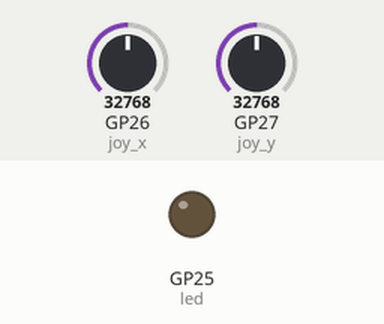
A program run on a simulated Raspberry Pi Pico running MicroPython. Parts: output pins drawn as LEDs (lit = HIGH). Inputs (shaded band) come from the test bench; at power-on: GP26 (joy_x) = 32768, GP27 (joy_y) = 32768 (analog values on the 0–65535 scale). WiFi joins after 1.5 s; outgoing connections fail; what the program prints to the serial console is not drawn.

Above: at 5.1 s.
At 38.1 s:
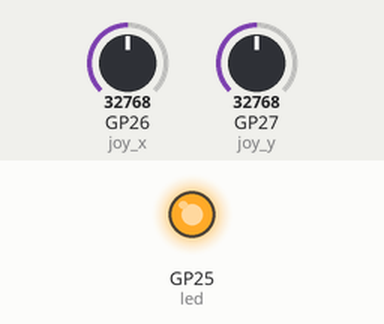
Timing chart, 0 to 39.6 s (numbered marks = the images above):
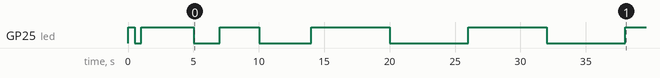

The program:

rc_car.py
```python
import network
import socket
import json
import time
from machine import Pin, ADC, reset

# ===== WiFi 設定 =====
SSID = "kirin"
PASSWORD = "0920007108"
SERVER_IP = "10.75.40.132"
SERVER_PORT = 9000

# ===== 左邊類比搖桿 =====
joy_x = ADC(26)  # GP26 = X 軸（左右）
joy_y = ADC(27)  # GP27 = Y 軸（前後）

# ===== 搖桿調校參數（v4 自動最佳化版）=====
# 經 900 組參數 × 7 項測試自動掃描後的最佳結果
# 四層防護：取樣平均 → 低通濾波 → 死區 → 遲滯
# 特點：零誤觸（含災難級雜訊）、20%微推可感知、釋放僅 3 幀（90ms）
DEADZONE = 0.15        # 死區 15%（搭配 LP=0.30 濾波後雜訊已被壓制）
EXPO = 1.0             # 線性回應（不吃小值，微推也能通過）
SMOOTH_SAMPLES = 10    # 單次讀取內平均次數（壓高頻雜訊）
LP_ALPHA = 0.30        # 低通濾波係數：平衡反應速度與穩定性
HYST = 0.02            # 遲滯門檻：輸出值變化 < 2% 就不更新，防止微抖

# ===== 右邊按鈕腳位 =====
btn_fwd   = Pin(14, Pin.IN, Pin.PULL_UP)  # 黃色 = 前進
btn_back  = Pin(12, Pin.IN, Pin.PULL_UP)  # 紅色 = 後退
btn_left  = Pin(11, Pin.IN, Pin.PULL_UP)  # 藍色 = 左轉
btn_right = Pin(13, Pin.IN, Pin.PULL_UP)  # 綠色 = 右轉
btn_boost = Pin(15, Pin.IN, Pin.PULL_UP)  # 白色 = 加速
btn_brake = Pin(16, Pin.IN, Pin.PULL_UP)  # 黑色 = 煞車

# ===== 板載 LED =====
led = Pin("LED", Pin.OUT)

# ===== 重連參數 =====
WIFI_CHECK_INTERVAL = 50   # 每 50 個 loop 檢查一次 WiFi
TCP_RETRY_DELAY = [1, 2, 3, 5, 5]  # 重連等待秒數（逐次增加）
MAX_TOTAL_FAILS = 100  # 連續失敗超過這個數就硬重啟


# ===== 校準搖桿（改良版）=====
def calibrate_joystick():
    """開機讀 100 次取平均，間隔拉長抵消 ADC 波動
    同時記錄 min/max 計算靜態雜訊範圍"""
    sx, sy = 0, 0
    xmin, xmax = 65535, 0
    ymin, ymax = 65535, 0
    n = 100
    for _ in range(n):
        rx = joy_x.read_u16()
        ry = joy_y.read_u16()
        sx += rx
        sy += ry
        if rx < xmin: xmin = rx
        if rx > xmax: xmax = rx
        if ry < ymin: ymin = ry
        if ry > ymax: ymax = ry
        time.sleep(0.015)  # 15ms 間隔，共 1.5 秒
    cx, cy = sx // n, sy // n
    noise_x = xmax - xmin
    noise_y = ymax - ymin
    print("搖桿校準: X=%d (%.2fV) Y=%d (%.2fV)" %
          (cx, cx * 3.3 / 65535, cy, cy * 3.3 / 65535))
    print("靜態雜訊: X=+/-%d Y=+/-%d (佔 %.1f%% / %.1f%%)" %
          (noise_x // 2, noise_y // 2,
           noise_x / 655.35, noise_y / 655.35))
    return cx, cy


# ===== 低通濾波器狀態（跨幀持續平滑）=====
_lp_x = 0.0   # X 軸濾波後的值
_lp_y = 0.0   # Y 軸濾波後的值
_out_x = 0.0  # X 軸最後輸出值（遲滯用）
_out_y = 0.0  # Y 軸最後輸出值（遲滯用）


def read_joystick_raw():
    """讀搖桿原始值，取 SMOOTH_SAMPLES 次平均消除高頻雜訊"""
    sx, sy = 0, 0
    for _ in range(SMOOTH_SAMPLES):
        sx += joy_x.read_u16()
        sy += joy_y.read_u16()
    return sx // SMOOTH_SAMPLES, sy // SMOOTH_SAMPLES


def read_joystick(cx, cy):
    """四層防護搖桿讀取：
    1. 單次取樣平均（壓高頻雜訊）
    2. 跨幀低通濾波 EMA（壓低頻飄移）
    3. 死區 + Scaled Dead Zone（消除靜止誤觸）
    4. 遲滯門檻（防止輸出值微抖）"""
    global _lp_x, _lp_y, _out_x, _out_y

    rx, ry = read_joystick_raw()

    # --- 映射到 -1.0 ~ 1.0 ---
    if rx < cx:
        ax = -(cx - rx) / max(cx, 1)
    else:
        ax = (rx - cx) / max(65535 - cx, 1)

    if ry < cy:
        ay = -(cy - ry) / max(cy, 1)
    else:
        ay = (ry - cy) / max(65535 - cy, 1)

    # --- 低通濾波（EMA：指數移動平均）---
    # 每 30ms 一幀，LP_ALPHA=0.25 → 約 4 幀（120ms）才反映完整變化
    # 雜訊是隨機的會被平滑掉，真正推搖桿是持續的會通過
    _lp_x = _lp_x * (1.0 - LP_ALPHA) + ax * LP_ALPHA
    _lp_y = _lp_y * (1.0 - LP_ALPHA) + ay * LP_ALPHA
    ax, ay = _lp_x, _lp_y

    # --- 死區過濾 + Scaled Dead Zone ---
    if abs(ax) < DEADZONE:
        ax = 0.0
    else:
        sign = 1 if ax > 0 else -1
        ax = sign * (abs(ax) - DEADZONE) / (1.0 - DEADZONE)

    if abs(ay) < DEADZONE:
        ay = 0.0
    else:
        sign = 1 if ay > 0 else -1
        ay = sign * (abs(ay) - DEADZONE) / (1.0 - DEADZONE)

    # --- 指數回應曲線 ---
    if ax != 0:
        sign = 1 if ax > 0 else -1
        ax = sign * (abs(ax) ** EXPO)
    if ay != 0:
        sign = 1 if ay > 0 else -1
        ay = sign * (abs(ay) ** EXPO)

    ax = max(-1.0, min(1.0, ax))
    ay = max(-1.0, min(1.0, ay))

    # --- 遲滯（Hysteresis）：變化太小就不更新 ---
    # 特殊規則：死區回 0 時強制歸零（不被遲滯卡住）
    if ax == 0.0:
        _out_x = 0.0
    elif abs(ax - _out_x) < HYST:
        ax = _out_x
    else:
        _out_x = ax

    if ay == 0.0:
        _out_y = 0.0
    elif abs(ay - _out_y) < HYST:
        ay = _out_y
    else:
        _out_y = ay

    return ax, ay


# ===== WiFi 連線（帶重試）=====
def connect_wifi():
    wlan = network.WLAN(network.STA_IF)
    wlan.active(True)

    if wlan.isconnected():
        print("WiFi 已連線: %s" % wlan.ifconfig()[0])
        return wlan

    print("連接 WiFi: %s ..." % SSID)
    wlan.connect(SSID, PASSWORD)

    for i in range(20):
        if wlan.isconnected():
            break
        led.toggle()
        time.sleep(0.5)

    if wlan.isconnected():
        ip = wlan.ifconfig()[0]
        print("WiFi 連線成功! IP: %s" % ip)
        led.on()
        return wlan
    else:
        print("WiFi 連線失敗!")
        led.off()
        return None


def ensure_wifi(wlan):
    """檢查 WiFi，斷了就重連。回傳 True=正常，False=失敗"""
    if wlan and wlan.isconnected():
        return True

    print("[!] WiFi 斷線，嘗試重連...")
    wlan = network.WLAN(network.STA_IF)
    wlan.active(False)
    time.sleep(1)
    wlan.active(True)
    wlan.connect(SSID, PASSWORD)

    for i in range(20):
        if wlan.isconnected():
            print("WiFi 重連成功: %s" % wlan.ifconfig()[0])
            led.on()
            return True
        led.toggle()
        time.sleep(0.5)

    print("WiFi 重連失敗")
    led.off()
    return False


# ===== TCP 連線（帶 timeout）=====
def connect_server():
    try:
        s = socket.socket()
        s.settimeout(5)
        s.connect((SERVER_IP, SERVER_PORT))
        s.settimeout(None)
        print("已連接伺服器 %s:%d" % (SERVER_IP, SERVER_PORT))
        return s
    except Exception as e:
        print("伺服器連線失敗: %s" % e)
        return None


# ===== 主程式 =====
def main():
    wlan = connect_wifi()
    if not wlan:
        for i in range(20):
            led.toggle()
            time.sleep(0.2)
        print("WiFi 無法連線，5 秒後重啟...")
        time.sleep(5)
        reset()

    # 校準（放開搖桿）
    print("=" * 35)
    print("校準中...請放開搖桿！(1.5 秒)")
    print("=" * 35)
    time.sleep(1)
    cx, cy = calibrate_joystick()
    print("死區: %.0f%% | 曲線: x^%.1f | 取樣: %d次" %
          (DEADZONE * 100, EXPO, SMOOTH_SAMPLES))
    print("=" * 35)

    sock = None
    blink = 0
    loop_count = 0
    tcp_fail_count = 0

    while True:
        loop_count += 1

        # === 定期檢查 WiFi ===
        if loop_count % WIFI_CHECK_INTERVAL == 0:
            if not ensure_wifi(wlan):
                if sock:
                    try:
                        sock.close()
                    except:
                        pass
                    sock = None
                time.sleep(2)
                continue

        # === TCP 連線 ===
        if sock is None:
            sock = connect_server()
            if sock is None:
                idx = min(tcp_fail_count, len(TCP_RETRY_DELAY) - 1)
                delay = TCP_RETRY_DELAY[idx]
                tcp_fail_count += 1
                print("TCP 重連 #%d，等 %ds..." % (tcp_fail_count, delay))
                led.toggle()
                time.sleep(delay)

                if tcp_fail_count >= MAX_TOTAL_FAILS:
                    print("連續失敗 %d 次，重啟 Pico W..." % tcp_fail_count)
                    reset()
                continue
            else:
                tcp_fail_count = 0

        # === 讀取輸入 ===
        # 1. 類比搖桿（已含平滑+死區+曲線）
        ax, ay = read_joystick(cx, cy)

        # 2. 數位按鈕
        djx, djy = 0, 0
        if btn_fwd.value() == 0:
            djy = 1
        if btn_back.value() == 0:
            djy = -1
        if btn_left.value() == 0:
            djx = -1
        if btn_right.value() == 0:
            djx = 1

        # 3. 搖桿優先，沒推就用按鈕
        jx = round(ax, 2) if ax != 0 else djx
        jy = round(ay, 2) if ay != 0 else djy

        a = 1 if btn_boost.value() == 0 else 0
        b = 1 if btn_brake.value() == 0 else 0

        data = {"jx": jx, "jy": jy, "a": a, "b": b}

        try:
            msg = json.dumps(data) + "\n"
            sock.send(msg.encode())
        except Exception as e:
            print("傳送失敗: %s" % e)
            try:
                sock.close()
            except:
                pass
            sock = None
            continue

        # === LED 狀態指示 ===
        blink += 1
        if jx != 0 or jy != 0 or a or b:
            led.value(blink % 2)       # 有輸入 → 快閃
        else:
            led.value(blink % 20 < 2)  # 閒置 → 慢閃

        time.sleep(0.03)


main()
```

Measured:
- by itself, GP25 (led): HIGH → LOW at 0.50 s, → HIGH 0.50 s later, → LOW 4.0 s later, → HIGH 2.0 s later, … (10 changes in this stretch)
